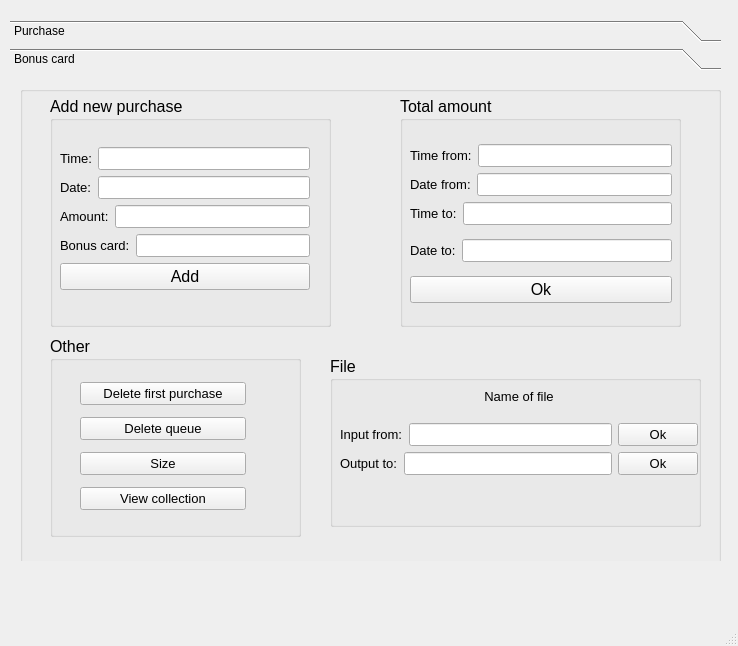
<?xml version="1.0" encoding="UTF-8"?>
<ui version="4.0">
 <class>MainWindow</class>
 <widget class="QMainWindow" name="MainWindow">
  <property name="geometry">
   <rect>
    <x>0</x>
    <y>0</y>
    <width>738</width>
    <height>646</height>
   </rect>
  </property>
  <property name="windowTitle">
   <string>MainWindow</string>
  </property>
  <widget class="QWidget" name="centralwidget">
   <widget class="QToolBox" name="toolBox">
    <property name="geometry">
     <rect>
      <x>10</x>
      <y>20</y>
      <width>711</width>
      <height>541</height>
     </rect>
    </property>
    <property name="currentIndex">
     <number>1</number>
    </property>
    <widget class="QWidget" name="page">
     <property name="geometry">
      <rect>
       <x>0</x>
       <y>0</y>
       <width>711</width>
       <height>481</height>
      </rect>
     </property>
     <attribute name="label">
      <string>Purchase</string>
     </attribute>
     <widget class="QGroupBox" name="groupBox">
      <property name="geometry">
       <rect>
        <x>0</x>
        <y>0</y>
        <width>711</width>
        <height>451</height>
       </rect>
      </property>
      <property name="font">
       <font>
        <pointsize>12</pointsize>
       </font>
      </property>
      <property name="title">
       <string/>
      </property>
      <widget class="QGroupBox" name="groupBox_2">
       <property name="geometry">
        <rect>
         <x>30</x>
         <y>10</y>
         <width>281</width>
         <height>231</height>
        </rect>
       </property>
       <property name="title">
        <string>Add new purchase</string>
       </property>
       <widget class="QWidget" name="layoutWidget">
        <property name="geometry">
         <rect>
          <x>10</x>
          <y>30</y>
          <width>250</width>
          <height>185</height>
         </rect>
        </property>
        <layout class="QVBoxLayout" name="verticalLayout_6">
         <item>
          <layout class="QVBoxLayout" name="verticalLayout_2">
           <item>
            <layout class="QVBoxLayout" name="verticalLayout">
             <item>
              <layout class="QHBoxLayout" name="horizontalLayout">
               <item>
                <widget class="QLabel" name="label">
                 <property name="font">
                  <font>
                   <pointsize>10</pointsize>
                  </font>
                 </property>
                 <property name="text">
                  <string>Time:</string>
                 </property>
                </widget>
               </item>
               <item>
                <widget class="QLineEdit" name="purchase_time">
                 <property name="font">
                  <font>
                   <pointsize>10</pointsize>
                  </font>
                 </property>
                </widget>
               </item>
              </layout>
             </item>
             <item>
              <layout class="QHBoxLayout" name="horizontalLayout_2">
               <item>
                <widget class="QLabel" name="label_2">
                 <property name="font">
                  <font>
                   <pointsize>10</pointsize>
                  </font>
                 </property>
                 <property name="text">
                  <string>Date:</string>
                 </property>
                </widget>
               </item>
               <item>
                <widget class="QLineEdit" name="purchase_date">
                 <property name="font">
                  <font>
                   <pointsize>10</pointsize>
                  </font>
                 </property>
                </widget>
               </item>
              </layout>
             </item>
             <item>
              <layout class="QHBoxLayout" name="horizontalLayout_3">
               <item>
                <widget class="QLabel" name="label_3">
                 <property name="font">
                  <font>
                   <pointsize>10</pointsize>
                  </font>
                 </property>
                 <property name="text">
                  <string>Amount:</string>
                 </property>
                </widget>
               </item>
               <item>
                <widget class="QLineEdit" name="purchase_amount">
                 <property name="font">
                  <font>
                   <pointsize>10</pointsize>
                  </font>
                 </property>
                </widget>
               </item>
              </layout>
             </item>
            </layout>
           </item>
           <item>
            <widget class="QPushButton" name="purchase_add">
             <property name="text">
              <string>Add</string>
             </property>
            </widget>
           </item>
          </layout>
         </item>
        </layout>
       </widget>
      </widget>
      <widget class="QGroupBox" name="groupBox_4">
       <property name="geometry">
        <rect>
         <x>320</x>
         <y>240</y>
         <width>371</width>
         <height>171</height>
        </rect>
       </property>
       <property name="title">
        <string>File</string>
       </property>
       <widget class="QWidget" name="layoutWidget">
        <property name="geometry">
         <rect>
          <x>10</x>
          <y>20</y>
          <width>358</width>
          <height>99</height>
         </rect>
        </property>
        <layout class="QVBoxLayout" name="verticalLayout_5">
         <item>
          <widget class="QLabel" name="label_7">
           <property name="font">
            <font>
             <pointsize>10</pointsize>
            </font>
           </property>
           <property name="text">
            <string>Name of file</string>
           </property>
           <property name="alignment">
            <set>Qt::AlignCenter</set>
           </property>
          </widget>
         </item>
         <item>
          <layout class="QHBoxLayout" name="horizontalLayout_6">
           <item>
            <widget class="QLabel" name="label_6">
             <property name="font">
              <font>
               <pointsize>10</pointsize>
              </font>
             </property>
             <property name="text">
              <string>Input from:</string>
             </property>
            </widget>
           </item>
           <item>
            <widget class="QLineEdit" name="file_input_name">
             <property name="font">
              <font>
               <pointsize>10</pointsize>
              </font>
             </property>
            </widget>
           </item>
           <item>
            <widget class="QPushButton" name="file_input_ok">
             <property name="font">
              <font>
               <pointsize>10</pointsize>
              </font>
             </property>
             <property name="text">
              <string>Ok</string>
             </property>
            </widget>
           </item>
          </layout>
         </item>
         <item>
          <layout class="QHBoxLayout" name="horizontalLayout_7">
           <item>
            <widget class="QLabel" name="label_8">
             <property name="font">
              <font>
               <pointsize>10</pointsize>
              </font>
             </property>
             <property name="text">
              <string>Output to:</string>
             </property>
            </widget>
           </item>
           <item>
            <widget class="QLineEdit" name="file_output_name">
             <property name="font">
              <font>
               <pointsize>10</pointsize>
              </font>
             </property>
            </widget>
           </item>
           <item>
            <widget class="QPushButton" name="file_output_ok">
             <property name="font">
              <font>
               <pointsize>10</pointsize>
              </font>
             </property>
             <property name="text">
              <string>Ok</string>
             </property>
            </widget>
           </item>
          </layout>
         </item>
        </layout>
       </widget>
      </widget>
      <widget class="QGroupBox" name="groupBox_6">
       <property name="geometry">
        <rect>
         <x>30</x>
         <y>240</y>
         <width>251</width>
         <height>201</height>
        </rect>
       </property>
       <property name="title">
        <string>Other</string>
       </property>
       <widget class="QWidget" name="layoutWidget">
        <property name="geometry">
         <rect>
          <x>30</x>
          <y>40</y>
          <width>166</width>
          <height>144</height>
         </rect>
        </property>
        <layout class="QVBoxLayout" name="verticalLayout_9">
         <item>
          <widget class="QPushButton" name="delete_first">
           <property name="font">
            <font>
             <pointsize>10</pointsize>
            </font>
           </property>
           <property name="text">
            <string>Delete first purchase</string>
           </property>
          </widget>
         </item>
         <item>
          <widget class="QPushButton" name="delete_queue">
           <property name="font">
            <font>
             <pointsize>10</pointsize>
            </font>
           </property>
           <property name="text">
            <string>Delete queue</string>
           </property>
          </widget>
         </item>
         <item>
          <widget class="QPushButton" name="size">
           <property name="font">
            <font>
             <pointsize>10</pointsize>
            </font>
           </property>
           <property name="text">
            <string>Size</string>
           </property>
          </widget>
         </item>
         <item>
          <widget class="QPushButton" name="view_collection">
           <property name="font">
            <font>
             <pointsize>10</pointsize>
            </font>
           </property>
           <property name="text">
            <string>View collection</string>
           </property>
          </widget>
         </item>
        </layout>
       </widget>
      </widget>
      <widget class="QGroupBox" name="groupBox_3">
       <property name="geometry">
        <rect>
         <x>370</x>
         <y>10</y>
         <width>281</width>
         <height>231</height>
        </rect>
       </property>
       <property name="title">
        <string>Total amount</string>
       </property>
       <widget class="QWidget" name="layoutWidget">
        <property name="geometry">
         <rect>
          <x>10</x>
          <y>40</y>
          <width>262</width>
          <height>178</height>
         </rect>
        </property>
        <layout class="QVBoxLayout" name="verticalLayout_4">
         <item>
          <layout class="QVBoxLayout" name="verticalLayout_3">
           <item>
            <layout class="QHBoxLayout" name="horizontalLayout_4">
             <item>
              <widget class="QLabel" name="label_4">
               <property name="font">
                <font>
                 <pointsize>10</pointsize>
                </font>
               </property>
               <property name="text">
                <string>Time from:</string>
               </property>
              </widget>
             </item>
             <item>
              <widget class="QLineEdit" name="amount_time_from">
               <property name="font">
                <font>
                 <pointsize>10</pointsize>
                </font>
               </property>
              </widget>
             </item>
            </layout>
           </item>
           <item>
            <layout class="QHBoxLayout" name="horizontalLayout_8">
             <item>
              <widget class="QLabel" name="label_9">
               <property name="font">
                <font>
                 <pointsize>10</pointsize>
                </font>
               </property>
               <property name="text">
                <string>Date from:</string>
               </property>
              </widget>
             </item>
             <item>
              <widget class="QLineEdit" name="amount_date_from">
               <property name="font">
                <font>
                 <pointsize>10</pointsize>
                </font>
               </property>
              </widget>
             </item>
            </layout>
           </item>
           <item>
            <layout class="QHBoxLayout" name="horizontalLayout_5">
             <item>
              <widget class="QLabel" name="label_5">
               <property name="font">
                <font>
                 <pointsize>10</pointsize>
                </font>
               </property>
               <property name="text">
                <string>Time to:</string>
               </property>
              </widget>
             </item>
             <item>
              <widget class="QLineEdit" name="amount_time_to">
               <property name="font">
                <font>
                 <pointsize>10</pointsize>
                </font>
               </property>
              </widget>
             </item>
            </layout>
           </item>
          </layout>
         </item>
         <item>
          <layout class="QHBoxLayout" name="horizontalLayout_9">
           <item>
            <widget class="QLabel" name="label_10">
             <property name="font">
              <font>
               <pointsize>10</pointsize>
              </font>
             </property>
             <property name="text">
              <string>Date to:</string>
             </property>
            </widget>
           </item>
           <item>
            <widget class="QLineEdit" name="amount_date_to">
             <property name="font">
              <font>
               <pointsize>10</pointsize>
              </font>
             </property>
             <property name="text">
              <string/>
             </property>
            </widget>
           </item>
          </layout>
         </item>
         <item>
          <widget class="QPushButton" name="amount_ok">
           <property name="text">
            <string>Ok</string>
           </property>
          </widget>
         </item>
        </layout>
       </widget>
      </widget>
     </widget>
    </widget>
    <widget class="QWidget" name="Bonus_card">
     <property name="geometry">
      <rect>
       <x>0</x>
       <y>0</y>
       <width>711</width>
       <height>481</height>
      </rect>
     </property>
     <attribute name="label">
      <string>Bonus card</string>
     </attribute>
     <widget class="QGroupBox" name="groupBox_10">
      <property name="geometry">
       <rect>
        <x>10</x>
        <y>10</y>
        <width>701</width>
        <height>481</height>
       </rect>
      </property>
      <property name="title">
       <string/>
      </property>
      <widget class="QGroupBox" name="groupBox_5">
       <property name="geometry">
        <rect>
         <x>30</x>
         <y>10</y>
         <width>281</width>
         <height>231</height>
        </rect>
       </property>
       <property name="font">
        <font>
         <pointsize>12</pointsize>
        </font>
       </property>
       <property name="title">
        <string>Add new purchase</string>
       </property>
       <widget class="QWidget" name="layoutWidget_2">
        <property name="geometry">
         <rect>
          <x>10</x>
          <y>30</y>
          <width>250</width>
          <height>185</height>
         </rect>
        </property>
        <layout class="QVBoxLayout" name="verticalLayout_7">
         <item>
          <layout class="QVBoxLayout" name="verticalLayout_8">
           <item>
            <layout class="QVBoxLayout" name="verticalLayout_10">
             <item>
              <layout class="QHBoxLayout" name="horizontalLayout_10">
               <item>
                <widget class="QLabel" name="label_11">
                 <property name="font">
                  <font>
                   <pointsize>10</pointsize>
                  </font>
                 </property>
                 <property name="text">
                  <string>Time:</string>
                 </property>
                </widget>
               </item>
               <item>
                <widget class="QLineEdit" name="bc_purchase_time">
                 <property name="font">
                  <font>
                   <pointsize>10</pointsize>
                  </font>
                 </property>
                </widget>
               </item>
              </layout>
             </item>
             <item>
              <layout class="QHBoxLayout" name="horizontalLayout_11">
               <item>
                <widget class="QLabel" name="label_12">
                 <property name="font">
                  <font>
                   <pointsize>10</pointsize>
                  </font>
                 </property>
                 <property name="text">
                  <string>Date:</string>
                 </property>
                </widget>
               </item>
               <item>
                <widget class="QLineEdit" name="bc_purchase_date">
                 <property name="font">
                  <font>
                   <pointsize>10</pointsize>
                  </font>
                 </property>
                </widget>
               </item>
              </layout>
             </item>
             <item>
              <layout class="QHBoxLayout" name="horizontalLayout_12">
               <item>
                <widget class="QLabel" name="label_13">
                 <property name="font">
                  <font>
                   <pointsize>10</pointsize>
                  </font>
                 </property>
                 <property name="text">
                  <string>Amount:</string>
                 </property>
                </widget>
               </item>
               <item>
                <widget class="QLineEdit" name="bc_purchase_amount">
                 <property name="font">
                  <font>
                   <pointsize>10</pointsize>
                  </font>
                 </property>
                </widget>
               </item>
              </layout>
             </item>
            </layout>
           </item>
           <item>
            <layout class="QHBoxLayout" name="horizontalLayout_19">
             <item>
              <widget class="QLabel" name="label_21">
               <property name="font">
                <font>
                 <pointsize>10</pointsize>
                </font>
               </property>
               <property name="text">
                <string>Bonus card:</string>
               </property>
              </widget>
             </item>
             <item>
              <widget class="QLineEdit" name="bc_purchase_bonus_card">
               <property name="font">
                <font>
                 <pointsize>10</pointsize>
                </font>
               </property>
              </widget>
             </item>
            </layout>
           </item>
           <item>
            <widget class="QPushButton" name="bc_purchase_add">
             <property name="text">
              <string>Add</string>
             </property>
            </widget>
           </item>
          </layout>
         </item>
        </layout>
       </widget>
      </widget>
      <widget class="QGroupBox" name="groupBox_7">
       <property name="geometry">
        <rect>
         <x>380</x>
         <y>10</y>
         <width>281</width>
         <height>231</height>
        </rect>
       </property>
       <property name="font">
        <font>
         <pointsize>12</pointsize>
        </font>
       </property>
       <property name="title">
        <string>Total amount</string>
       </property>
       <widget class="QWidget" name="layoutWidget_3">
        <property name="geometry">
         <rect>
          <x>10</x>
          <y>40</y>
          <width>262</width>
          <height>178</height>
         </rect>
        </property>
        <layout class="QVBoxLayout" name="verticalLayout_11">
         <item>
          <layout class="QVBoxLayout" name="verticalLayout_12">
           <item>
            <layout class="QHBoxLayout" name="horizontalLayout_13">
             <item>
              <widget class="QLabel" name="label_14">
               <property name="font">
                <font>
                 <pointsize>10</pointsize>
                </font>
               </property>
               <property name="text">
                <string>Time from:</string>
               </property>
              </widget>
             </item>
             <item>
              <widget class="QLineEdit" name="bc_amount_time_from">
               <property name="font">
                <font>
                 <pointsize>10</pointsize>
                </font>
               </property>
              </widget>
             </item>
            </layout>
           </item>
           <item>
            <layout class="QHBoxLayout" name="horizontalLayout_14">
             <item>
              <widget class="QLabel" name="label_15">
               <property name="font">
                <font>
                 <pointsize>10</pointsize>
                </font>
               </property>
               <property name="text">
                <string>Date from:</string>
               </property>
              </widget>
             </item>
             <item>
              <widget class="QLineEdit" name="bc_amount_date_from">
               <property name="font">
                <font>
                 <pointsize>10</pointsize>
                </font>
               </property>
              </widget>
             </item>
            </layout>
           </item>
           <item>
            <layout class="QHBoxLayout" name="horizontalLayout_15">
             <item>
              <widget class="QLabel" name="label_16">
               <property name="font">
                <font>
                 <pointsize>10</pointsize>
                </font>
               </property>
               <property name="text">
                <string>Time to:</string>
               </property>
              </widget>
             </item>
             <item>
              <widget class="QLineEdit" name="bc_amount_time_to">
               <property name="font">
                <font>
                 <pointsize>10</pointsize>
                </font>
               </property>
              </widget>
             </item>
            </layout>
           </item>
          </layout>
         </item>
         <item>
          <layout class="QHBoxLayout" name="horizontalLayout_16">
           <item>
            <widget class="QLabel" name="label_17">
             <property name="font">
              <font>
               <pointsize>10</pointsize>
              </font>
             </property>
             <property name="text">
              <string>Date to:</string>
             </property>
            </widget>
           </item>
           <item>
            <widget class="QLineEdit" name="bc_amount_date_to">
             <property name="font">
              <font>
               <pointsize>10</pointsize>
              </font>
             </property>
             <property name="text">
              <string/>
             </property>
            </widget>
           </item>
          </layout>
         </item>
         <item>
          <widget class="QPushButton" name="bc_amount_ok">
           <property name="text">
            <string>Ok</string>
           </property>
          </widget>
         </item>
        </layout>
       </widget>
      </widget>
      <widget class="QGroupBox" name="groupBox_8">
       <property name="geometry">
        <rect>
         <x>30</x>
         <y>250</y>
         <width>251</width>
         <height>201</height>
        </rect>
       </property>
       <property name="font">
        <font>
         <pointsize>12</pointsize>
        </font>
       </property>
       <property name="title">
        <string>Other</string>
       </property>
       <widget class="QWidget" name="layoutWidget_4">
        <property name="geometry">
         <rect>
          <x>30</x>
          <y>40</y>
          <width>166</width>
          <height>144</height>
         </rect>
        </property>
        <layout class="QVBoxLayout" name="verticalLayout_13">
         <item>
          <widget class="QPushButton" name="bc_delete_first">
           <property name="font">
            <font>
             <pointsize>10</pointsize>
            </font>
           </property>
           <property name="text">
            <string>Delete first purchase</string>
           </property>
          </widget>
         </item>
         <item>
          <widget class="QPushButton" name="bc_delete_queue">
           <property name="font">
            <font>
             <pointsize>10</pointsize>
            </font>
           </property>
           <property name="text">
            <string>Delete queue</string>
           </property>
          </widget>
         </item>
         <item>
          <widget class="QPushButton" name="bc_size">
           <property name="font">
            <font>
             <pointsize>10</pointsize>
            </font>
           </property>
           <property name="text">
            <string>Size</string>
           </property>
          </widget>
         </item>
         <item>
          <widget class="QPushButton" name="bc_view_collection">
           <property name="font">
            <font>
             <pointsize>10</pointsize>
            </font>
           </property>
           <property name="text">
            <string>View collection</string>
           </property>
          </widget>
         </item>
        </layout>
       </widget>
      </widget>
      <widget class="QGroupBox" name="groupBox_9">
       <property name="geometry">
        <rect>
         <x>310</x>
         <y>270</y>
         <width>371</width>
         <height>171</height>
        </rect>
       </property>
       <property name="font">
        <font>
         <pointsize>12</pointsize>
        </font>
       </property>
       <property name="title">
        <string>File</string>
       </property>
       <widget class="QWidget" name="layoutWidget_5">
        <property name="geometry">
         <rect>
          <x>10</x>
          <y>20</y>
          <width>358</width>
          <height>99</height>
         </rect>
        </property>
        <layout class="QVBoxLayout" name="verticalLayout_14">
         <item>
          <widget class="QLabel" name="label_18">
           <property name="font">
            <font>
             <pointsize>10</pointsize>
            </font>
           </property>
           <property name="text">
            <string>Name of file</string>
           </property>
           <property name="alignment">
            <set>Qt::AlignCenter</set>
           </property>
          </widget>
         </item>
         <item>
          <layout class="QHBoxLayout" name="horizontalLayout_17">
           <item>
            <widget class="QLabel" name="label_19">
             <property name="font">
              <font>
               <pointsize>10</pointsize>
              </font>
             </property>
             <property name="text">
              <string>Input from:</string>
             </property>
            </widget>
           </item>
           <item>
            <widget class="QLineEdit" name="bc_file_input_name">
             <property name="font">
              <font>
               <pointsize>10</pointsize>
              </font>
             </property>
            </widget>
           </item>
           <item>
            <widget class="QPushButton" name="bc_file_input_ok">
             <property name="font">
              <font>
               <pointsize>10</pointsize>
              </font>
             </property>
             <property name="text">
              <string>Ok</string>
             </property>
            </widget>
           </item>
          </layout>
         </item>
         <item>
          <layout class="QHBoxLayout" name="horizontalLayout_18">
           <item>
            <widget class="QLabel" name="label_20">
             <property name="font">
              <font>
               <pointsize>10</pointsize>
              </font>
             </property>
             <property name="text">
              <string>Output to:</string>
             </property>
            </widget>
           </item>
           <item>
            <widget class="QLineEdit" name="bc_file_output_name">
             <property name="font">
              <font>
               <pointsize>10</pointsize>
              </font>
             </property>
            </widget>
           </item>
           <item>
            <widget class="QPushButton" name="bc_file_output_ok">
             <property name="font">
              <font>
               <pointsize>10</pointsize>
              </font>
             </property>
             <property name="text">
              <string>Ok</string>
             </property>
            </widget>
           </item>
          </layout>
         </item>
        </layout>
       </widget>
      </widget>
     </widget>
    </widget>
   </widget>
  </widget>
  <widget class="QMenuBar" name="menubar">
   <property name="geometry">
    <rect>
     <x>0</x>
     <y>0</y>
     <width>738</width>
     <height>26</height>
    </rect>
   </property>
  </widget>
  <widget class="QStatusBar" name="statusbar"/>
 </widget>
 <resources/>
 <connections/>
</ui>
